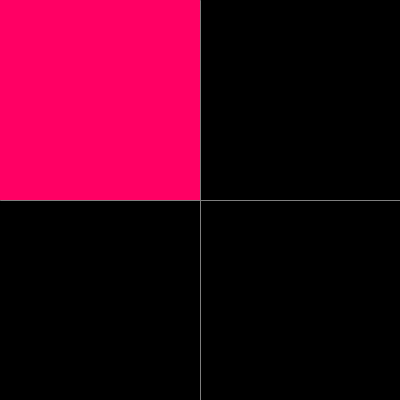
Frame 1 (no input)
Frame 60 (the mouse pressed at the canvas centre just before this capture): identical to frame 1, image omitted
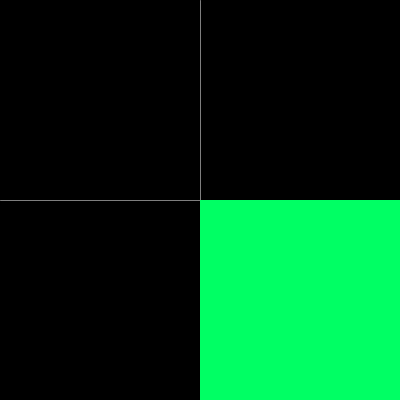
Frame 120 (the mouse held since frame 60 and released just before this capture)

The Processing sketch that drew these frames (run headless with seeded random() and noise(); from frame 60 on, the mouse is pressed at the canvas centre):

// Processing sketch: mouse_interactions
// ── mouse_interactions.pde
//code for drawing different color squares on screen based on a mouses x and y position 

void setup() {
  size(400, 400);
}

void draw() {
  background(0);
  
  //drawing our grid
  stroke(127);
  line(200, 0, 200, 400);
  line(0, 200, 400, 200);

  //no stroke for our rectangles
  noStroke();
  //logic for drawing
  //if the x position of the mouse is less than 200 pixels  
  //and the y position is less than 200 pixels we draw a pink square
  if (mouseX < 200 && mouseY < 200) {
    fill(255, 0, 100); //pink
    rect(0, 0, 200, 200); //rectangle
  } 
  //if the x position of the mouse it greater than 200 pixels and
  //and the y position of the mouse is less than 200 pixels we draw a purple square
  else if (mouseX > 200 && mouseY < 200) {
    fill(125, 0, 255); //purple
    rect(200, 0, 400, 200); //rectangle 
  } 
  //if the x position of the mouse is less than 200 pixels and the
  //y position on the mouse is greater than 200 pixels we draw a blue square
  else if (mouseX < 200 && mouseY > 200) {
    fill(0, 100, 255);
    rect(0, 200, 200, 400);
  } 
  //// if the mouse is anywhere else in the canvas then draw a green square
  else {
    fill(0, 255, 100);
    rect(200, 200, 400, 400);
  }
}
